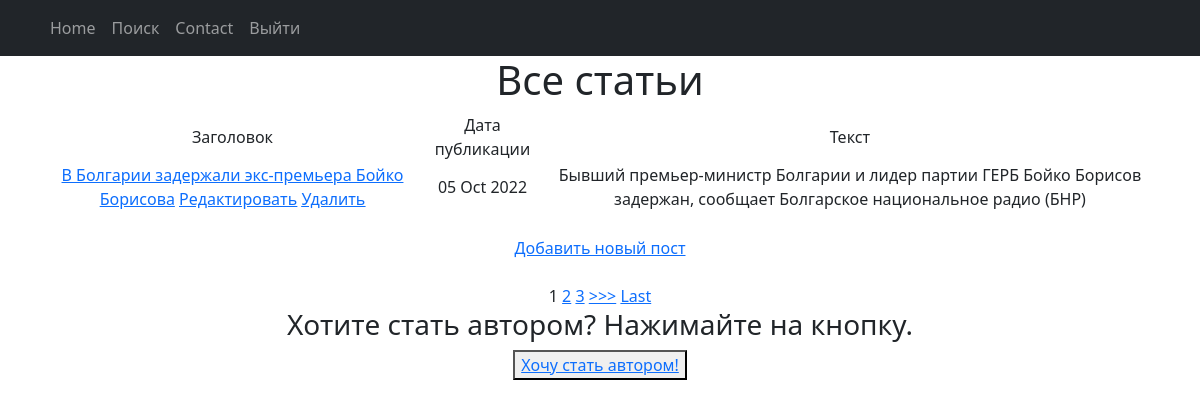
Page /news/ on the committed database.
### portal/models.py (models this page shows, shortened)
class Post(models.Model):
    news = 'NW'
    article = 'AT'
    KIND = [(news, 'Новости'), (article, 'Статья')]
    author = models.ForeignKey(Author, on_delete=models.CASCADE)
    kind = models.CharField(max_length=2, choices=KIND, default=news)
    public_time = models.DateTimeField(auto_now_add=True)
    category = models.ManyToManyField(Category, through='PostCategory')
    article = models.CharField(max_length=255)
    text = models.TextField()
    rating = models.FloatField(default=0.0)

### portal/views.py (the view)
# urls.py: path('', NewList.as_view()),
class NewList(ListView):
    model = Post
    template_name = 'news.html'
    context_object_name = 'news'
    queryset = Post.objects.order_by('-public_time')
    paginate_by = 1
    def get_context_data(self, **kwargs):
        context = super().get_context_data(**kwargs)
        context['is_not_authors'] = not self.request.user.groups.filter(name='authors').exists()
        return context

### portal/templatetags/custom_filters.py (called while the page is built)
@register.filter(name='censor')
def censor(values):
    values_list = values.lower().split()
    values = values.split()
    bad_words = ['хуй', 'пизда', 'ебать', 'блять', 'пиздец', 'нахуй']
    for i in range(len(values_list) - 1):
        if values_list[i] in bad_words:
            values[i] = '*' * len(values[i])
    return ' '.join(values)

### templates/news.html (shortened to what this page needs)
{% extends 'default.html' %}
{% load custom_filters %}
{%block content%}
<h1>Все статьи</h1>
    <table>
        <tr>
            <td>
                Заголовок
            </td>
            <td>
                Дата публикации
            </td>
            <td>
                Текст
            </td>
        </tr>
        {% for new in news %}
        <tr>
            <td>
                <a href="{% url 'new_detail' new.id %}">{{new.article|censor}}</a>
                <a href="{% url 'new_update' new.id %}"><u>Редактировать</u></a>
                <a href="{% url 'new_delete' new.id %}"><u>Удалить</u></a>
            </td>
            <td>
                {{new.public_time|date:'d M Y'}}
            </td>
            <td>
                {{new.text|truncatewords:20|censor}}
            </td>
        </tr>
        {% endfor%}
    </table>
<br>
<a href="{% url 'new_create' %}">Добавить новый пост</a> <br>
<br>
{% if is_paginated %}
    {% for num in page_obj.paginator.page_range %}
        {% if page_obj.number == num %}
            <a>{{ num }}</a>
        {% elif num > page_obj.number|add:'-3' and num < page_obj.number|add:'3' %}
            <a href="?page={{ num }}">{{ num }}</a>
        {% endif %}
    {% endfor %}
    {% if page_obj.has_next %}
        <a href="?page={{ page_obj.next_page_number }}">>>></a>
        <a href="?page={{ page_obj.paginator.num_pages }}">Last</a>
    {% endif %}
{% endif %}
<br>
{% if is_not_authors %}
<h3>Хотите стать автором? Нажимайте на кнопку.</h3>
<button> <a href="{% url 'upgrade' %}"> Хочу стать автором!</a> </button>
{% endif %}
{%endblock content%}

### rows in the picture
Post: article|censor "В Болгарии задержали экс-премьера Бойко Борисова", public_time "05 Oct 2022", text|censor "Бывший премьер-министр Болгарии и лидер партии ГЕРБ Бойко Борисов задержан, сообщает Болгарское национальное радио (БНР)"

### other values in the picture
{{ num }} "1"
{{ num }} "2" "3"
